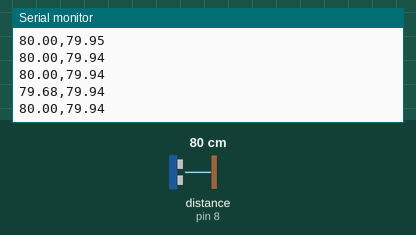
The sketch below on a simulated Arduino Uno, built with avr-gcc and run on an emulated ATmega328P. Parts: the last lines printed to the serial monitor. Wiring (inferred from the names in the program): ultrasonic range finder: trigger pin 7; echo pin 8. Inputs (shaded band) come from the test bench; at power-on: distance to the obstacle (sensor on pin 8) 80 cm. The echo pulse lasts 58.3 µs per cm.

Above: at 1.2 s.
1.3 s: distance to the obstacle (sensor on pin 8) set to 2 cm
At 1.38 s:
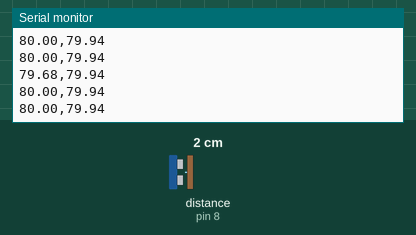
2.8 s: distance to the obstacle (sensor on pin 8) set to 4 cm
At 2.8 s:
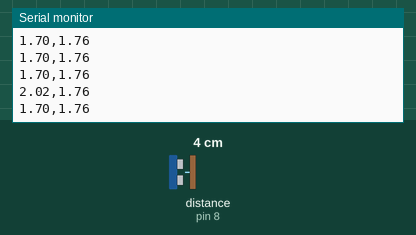
Timing chart, 0 to 5.8 s (numbered marks = the images above; inputs shaded):
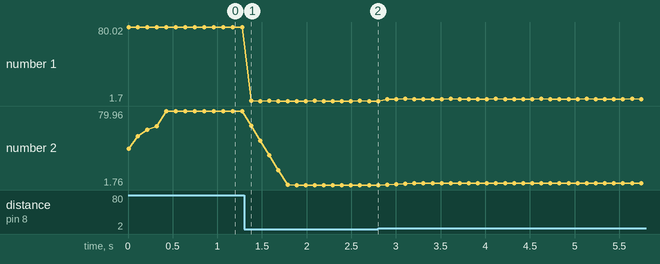

The sketch:

sr_04_moving_average.ino
```cpp
/*
 * HC-SR04 with Moving Average Filter Example
 *
 * Demonstrates how averaging multiple samples smooths noisy data
 * Trade-off: Smoother output but slower response to changes
 */

const int trigPin = 7;
const int echoPin = 8;

float duration, distance;

// Moving average parameters
const int WINDOW_SIZE = 5;  // Number of samples to average
float readings[WINDOW_SIZE]; // Circular buffer to store recent samples
int index = 0;               // Current position in the buffer
float total = 0.0;           // Running sum of all values in buffer
bool buffer_filled = false;  // Track if we've filled the buffer once

// Function: Apply moving average filter
float moving_average(float new_sample) {
  // Subtract the oldest value from the running total
  total = total - readings[index];

  // Store the new sample at the current position
  readings[index] = new_sample;

  // Add the new sample to the running total
  total = total + new_sample;

  // Move to the next position (circular buffer)
  index = index + 1;
  if (index >= WINDOW_SIZE) {
    index = 0;
    buffer_filled = true;
  }

  // Calculate and return the average
  if (buffer_filled) {
    return total / WINDOW_SIZE;
  } else {
    // During startup, only average the samples we have so far
    return total / (index + 1);
  }
}

void setup() {
  pinMode(trigPin, OUTPUT);
  pinMode(echoPin, INPUT);
  Serial.begin(115200);

  // Initialize the readings array to zero
  for (int i = 0; i < WINDOW_SIZE; i++) {
    readings[i] = 0.0;
  }

  // Print header for Serial Plotter
  Serial.println("Raw,Filtered");
}

void loop() {
  // Trigger the ultrasonic sensor
  digitalWrite(trigPin, LOW);
  delayMicroseconds(2);
  digitalWrite(trigPin, HIGH);
  delayMicroseconds(10);
  digitalWrite(trigPin, LOW);

  // Read the echo duration
  duration = pulseIn(echoPin, HIGH);
  distance = (duration * 0.0343) / 2;

  // Apply moving average filter
  float filtered_distance = moving_average(distance);

  // Output both raw and filtered for comparison
  Serial.print(distance);
  Serial.print(",");
  Serial.println(filtered_distance);

  delay(100);  // 10 Hz sampling rate
}

/*
 * HOW MOVING AVERAGE WORKS:
 *
 * Window size = 5 samples
 *
 * Sample readings: 10, 12, 11, 50, 13, 12, 11
 *                              ↑ spike
 *
 * Step by step (showing the 5-sample window):
 *
 * Sample 1: [10, 0,  0,  0,  0 ] → avg = 10/1  = 10.0
 * Sample 2: [10, 12, 0,  0,  0 ] → avg = 22/2  = 11.0
 * Sample 3: [10, 12, 11, 0,  0 ] → avg = 33/3  = 11.0
 * Sample 4: [10, 12, 11, 50, 0 ] → avg = 83/4  = 20.8
 * Sample 5: [10, 12, 11, 50, 13] → avg = 96/5  = 19.2  ← Buffer full
 * Sample 6: [12, 12, 11, 50, 13] → avg = 98/5  = 19.6  ← Oldest (10) removed
 * Sample 7: [12, 11, 11, 50, 13] → avg = 97/5  = 19.4
 * Sample 8: [12, 11, 50, 50, 13] → avg = 136/5 = 27.2
 * Sample 9: [12, 11, 50, 13, 13] → avg = 99/5  = 19.8  ← Spike removed
 * Sample 10:[12, 11, 50, 13, 12] → avg = 98/5  = 19.6
 *
 * Notice: The spike (50) affects multiple outputs as it slides through
 * the window. This is the "lag" or "delay" effect.
 *
 * COMPARISON WITH MEDIAN FILTER:
 *
 * Moving Average (5 samples):
 * - Smooths all noise and variations
 * - Spikes affect multiple outputs (blur effect)
 * - Good for: Gradual, continuous changes
 * - Linear filter
 *
 * Median Filter (3 samples):
 * - Removes single-sample spikes instantly
 * - Preserves sharp edges and steps
 * - Good for: Removing outliers
 * - Non-linear filter
 *
 * TRADE-OFFS:
 *
 * Larger window (e.g., 10 samples):
 * Smoother output
 * Better noise reduction
 * Slower response to real changes
 * More memory usage
 *
 * Smaller window (e.g., 3 samples):
 * Faster response
 * Less memory
 * Noisier output
 * Less smoothing
 *
 * REAL-WORLD USES:
 * - Stock price charts (moving average trends)
 * - Sensor smoothing (temperature, light levels)
 * - Audio processing (low-pass filtering)
 * - Data visualization (smoothing noisy plots)
 *
 * SERIAL PLOTTER TIP:
 * Try changing WINDOW_SIZE to 3, 5, 10, or 20 and see how it affects
 * the trade-off between smoothness and response time!
 */
```

Measured:
- plotted number 1: 80 → 1.7 after the input at 1.3 s, 1.7 → 4.03 after the input at 2.8 s
- plotted number 2: 79.94 → 1.76 after the input at 1.3 s, 1.76 → 3.76 after the input at 2.8 s
